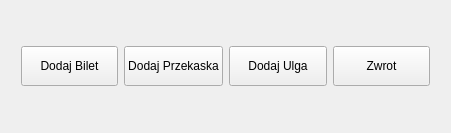
<?xml version="1.0" encoding="UTF-8"?>
<ui version="4.0">
 <class>mainWindowClass</class>
 <widget class="QMainWindow" name="mainWindowClass">
  <property name="geometry">
   <rect>
    <x>0</x>
    <y>0</y>
    <width>451</width>
    <height>133</height>
   </rect>
  </property>
  <property name="windowTitle">
   <string>mainWindow</string>
  </property>
  <widget class="QWidget" name="centralWidget">
   <widget class="QWidget" name="layoutWidget">
    <property name="geometry">
     <rect>
      <x>10</x>
      <y>35</y>
      <width>431</width>
      <height>61</height>
     </rect>
    </property>
    <layout class="QHBoxLayout" name="horizontalLayout">
     <item>
      <widget class="QPushButton" name="bbilet">
       <property name="minimumSize">
        <size>
         <width>0</width>
         <height>40</height>
        </size>
       </property>
       <property name="text">
        <string>Dodaj Bilet</string>
       </property>
      </widget>
     </item>
     <item>
      <widget class="QPushButton" name="bprzekaska">
       <property name="minimumSize">
        <size>
         <width>0</width>
         <height>40</height>
        </size>
       </property>
       <property name="text">
        <string>Dodaj Przekaska</string>
       </property>
      </widget>
     </item>
     <item>
      <widget class="QPushButton" name="bulga">
       <property name="minimumSize">
        <size>
         <width>0</width>
         <height>40</height>
        </size>
       </property>
       <property name="text">
        <string>Dodaj Ulga</string>
       </property>
      </widget>
     </item>
     <item>
      <widget class="QPushButton" name="bzwrot">
       <property name="minimumSize">
        <size>
         <width>0</width>
         <height>40</height>
        </size>
       </property>
       <property name="text">
        <string>Zwrot</string>
       </property>
      </widget>
     </item>
    </layout>
   </widget>
  </widget>
 </widget>
 <layoutdefault spacing="6" margin="11"/>
 <resources>
  <include location="mainWindow.qrc"/>
 </resources>
 <connections/>
</ui>
